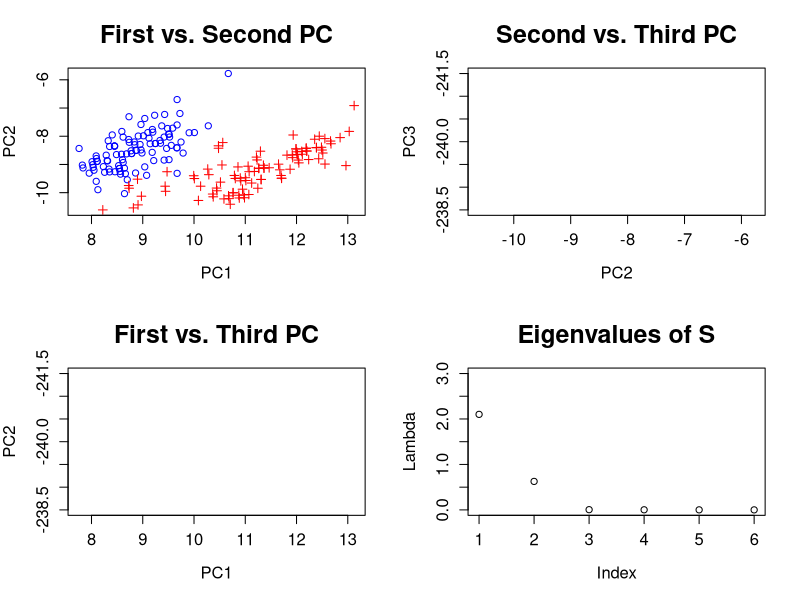

Recreate this plot in R.
x=read.table('SwissBank 1.txt')
x[,1] <- x[,1]/10
x[,2] <- x[,2]/10
x[,3] <- x[,3]/10
x[,6] <- x[,6]/10

n = nrow(x)
#calculates eigenvalues and eigenvectors and sorts them by size
e = eigen((n - 1) * cov(x) / n)
e1 = e$values
#data multiplied by eigenvectors
x = as.matrix(x) %*% e$vectors
par(mfrow = c(2, 2))
#plot of the first vs. second PC
plot(x[, 1], x[, 2], pch = c(rep(1, 100), rep(3, 100)),
     col = c(rep("blue", 100), rep("red", 100)),
     xlab = "PC1", ylab = "PC2", main = "First vs. Second PC",
     cex.lab = 1.2, cex.axis = 1.2, cex.main = 1.8)
#plot of the second vs. third PC
plot(x[, 2], x[, 3], pch = c(rep(1, 100), rep(3, 100)),
     col = c(rep("blue", 100), rep("red", 100)),
     ylim = c(-238.5, -241.5), xlab = "PC2",
     ylab = "PC3", main = "Second vs. Third PC",
     cex.lab = 1.2, cex.axis = 1.2, cex.main = 1.8)
#plot of the first vs. third PC
plot(x[, 1], x[, 3], pch = c(rep(1, 100), rep(3, 100)),
     col = c(rep("blue", 100), rep("red", 100)),
     ylim = c(-238.5, -241.5), xlab = "PC1", ylab = "PC2",
     main = "First vs. Third PC",
     cex.lab = 1.2, cex.axis = 1.2, cex.main = 1.8)
#plot of the eigenvalues
plot(e1, ylim = c(0, 3), xlab = "Index", ylab = "Lambda",
     main = "Eigenvalues of S",
     cex.lab = 1.2, cex.axis = 1.2, cex.main = 1.8)

